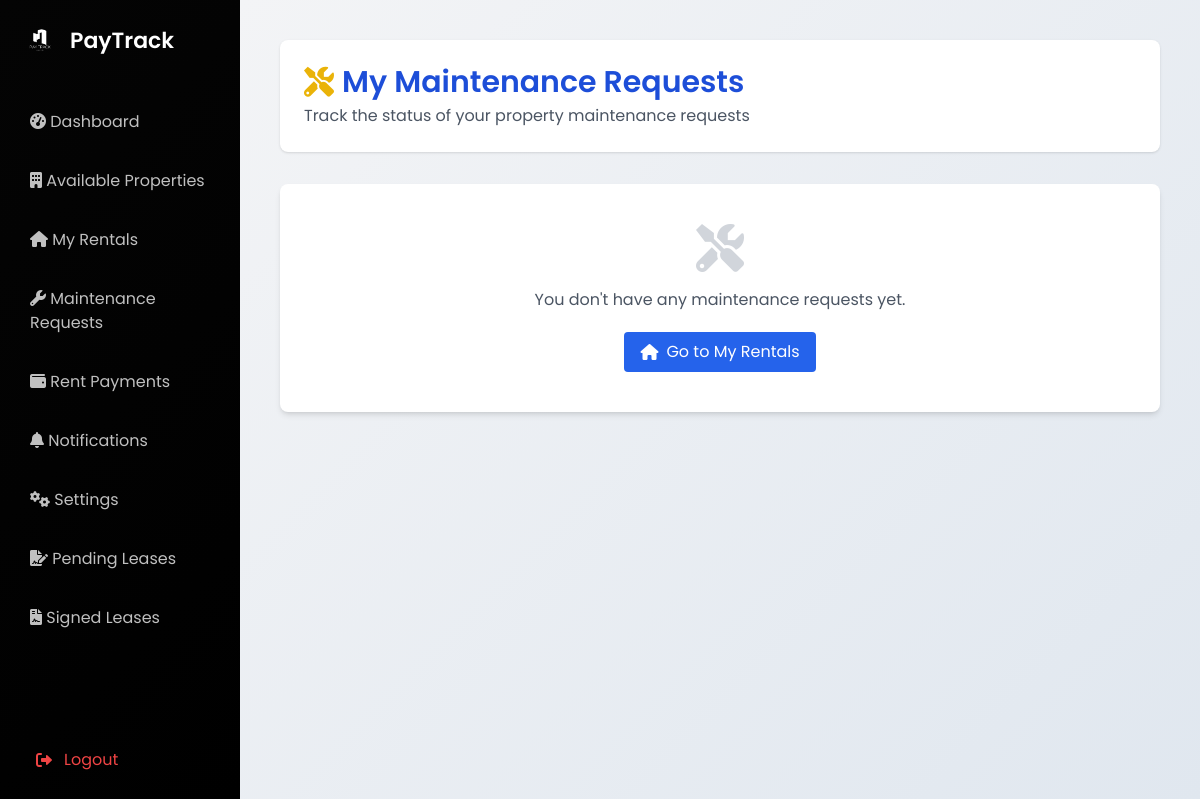
Before: /maintenance/requests/ (signed in) with the older database file.
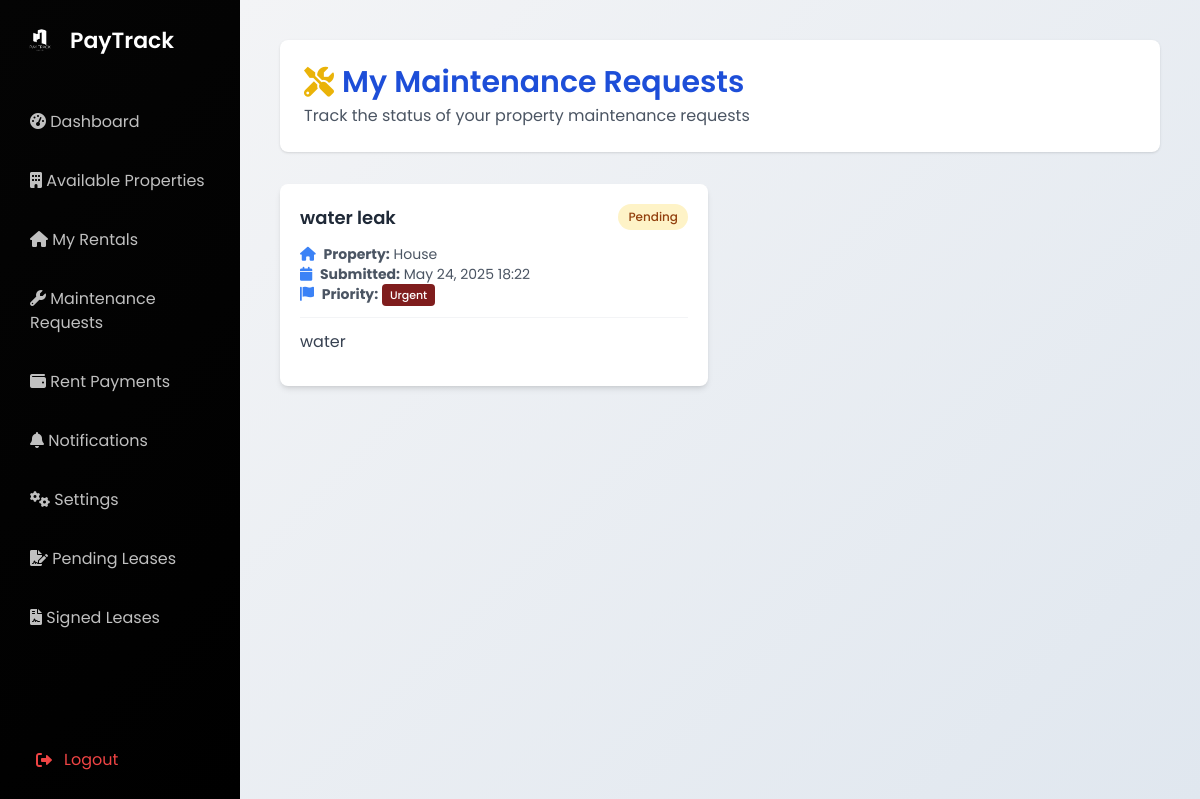
After: the same page with the newer database file.
### user/models.py (models this page shows, shortened)
class MaintenanceRequest(models.Model):
    STATUS_CHOICES = [
        ('pending', 'Pending'),
        ('in_progress', 'In Progress'),
        ('resolved', 'Resolved'),
        ('cancelled', 'Cancelled'),
    ]
    PRIORITY_CHOICES = [
        ('low', 'Low'),
        ('medium', 'Medium'),
        ('high', 'High'),
        ('urgent', 'Urgent'),
    ]
    rental = models.ForeignKey(Rental, on_delete=models.CASCADE, related_name='maintenance_requests')
    subject = models.CharField(max_length=255)
    description = models.TextField()
    priority = models.CharField(max_length=20, choices=PRIORITY_CHOICES, default='medium')
    status = models.CharField(max_length=20, choices=STATUS_CHOICES, default='pending')
    request_date = models.DateTimeField(auto_now_add=True)
    is_resolved = models.BooleanField(default=False)
    resolved_date = models.DateTimeField(blank=True, null=True)
    resolved_by = models.CharField(max_length=255, blank=True, null=True)
    admin_notes = models.TextField(blank=True, null=True)
    attachment = models.FileField(upload_to='maintenance_attachments/', blank=True, null=True)
    class Meta:
        ordering = ['-request_date']
        verbose_name = 'Maintenance Request'
        verbose_name_plural = 'Maintenance Requests'

class Rental(models.Model):
    tenant = models.ForeignKey(
        settings.AUTH_USER_MODEL,
        on_delete=models.CASCADE,
        limit_choices_to={'user_type': 'tenant'}
    )
    property = models.ForeignKey(Property, on_delete=models.CASCADE)
    rent_amount = models.DecimalField(max_digits=10, decimal_places=2)
    start_date = models.DateField()
    end_date = models.DateField(blank=True, null=True)
    is_active = models.BooleanField(default=True)

class Property(models.Model):
    PROPERTY_TYPES = [
        ('house', 'House'),
        ('apartment', 'Apartment'),
        ('villa', 'Villa'),
        ('land', 'Land'),
    ]
    homeowner = models.ForeignKey(
        settings.AUTH_USER_MODEL,
        on_delete=models.CASCADE,
        related_name='properties',
        null=True,
        blank=True
    )
    title = models.CharField(max_length=200, default="Unnamed Property")
    location = models.CharField(max_length=200, default="Unknown Location")
    property_type = models.CharField(max_length=20, choices=PROPERTY_TYPES, default='house')
    price = models.DecimalField(max_digits=10, decimal_places=2, default=0.00)
    bedrooms = models.IntegerField(null=True, blank=True, default=1)
    bathrooms = models.IntegerField(null=True, blank=True, default=1)
    description = models.TextField(default="No description available.")
    image = models.ImageField(upload_to='properties/', default='default_property.jpg')
    featured = models.BooleanField(default=False)
    is_available = models.BooleanField(default=True)  # New: To show if property is rented

### user/views.py (the view)
# urls.py: path('maintenance/requests/', views.view_maintenance_requests, name='view_maintenance_requests'),
@login_required
def view_maintenance_requests(request):
   requests = MaintenanceRequest.objects.filter(
       rental__tenant=request.user
   ).select_related('rental').order_by('-request_date')
   return render(request, 'user/maintenance_list.html', {
       'requests': requests
   })

### user/templates/user/maintenance_list.html (shortened to what the changed rows need)
{% load static %}
<!DOCTYPE html>
<html>
<head>
  <script src="https://cdn.tailwindcss.com"></script>
  <link rel="stylesheet" href="{% static 'css/dashboard.css' %}">
  <link rel="stylesheet" href="https://cdnjs.cloudflare.com/ajax/libs/font-awesome/6.0.0-beta3/css/all.min.css">
</head>
<body class="bg-gray-100 font-poppins">
  <div class="min-h-screen flex">
    <main class="main-content">
      <div class="bg-white shadow rounded-lg p-6 mb-8">
        <h1 class="text-3xl font-semibold mb-1 text-blue-700 flex items-center gap-2">
          <i class="fas fa-tools text-yellow-500"></i> My Maintenance Requests
        </h1>
      </div>
      {% if requests %}
        <div class="grid grid-cols-1 md:grid-cols-2 gap-6">
          {% for request in requests %}
            <div class="bg-white rounded-lg shadow-md overflow-hidden">
              <div class="p-5">
                <div class="flex justify-between items-start mb-3">
                  <h3 class="text-lg font-semibold text-gray-800">{{ request.subject }}</h3>
                  <div>
                    {% if request.status == 'pending' %}
                      <span class="status-badge status-pending">Pending</span>
                    {% elif request.status == 'in_progress' %}
                      <span class="status-badge status-in-progress">In Progress</span>
                    {% elif request.status == 'resolved' %}
                      <span class="status-badge status-resolved">Resolved</span>
                    {% elif request.status == 'cancelled' %}
                      <span class="status-badge status-cancelled">Cancelled</span>
                    {% endif %}
                  </div>
                </div>
                <div class="text-sm text-gray-600 mb-3">
                  <p><i class="fas fa-home text-blue-500 mr-1"></i> <strong>Property:</strong> {{ request.rental.property.title }}</p>
                  <p><i class="fas fa-calendar text-blue-500 mr-1"></i> <strong>Submitted:</strong> {{ request.request_date|date:"F d, Y H:i" }}</p>
                  <p>
                    <i class="fas fa-flag text-blue-500 mr-1"></i> <strong>Priority:</strong>
                    {% if request.priority == 'low' %}
                      <span class="priority-badge priority-low">Low</span>
                    {% elif request.priority == 'medium' %}
                      <span class="priority-badge priority-medium">Medium</span>
                    {% elif request.priority == 'high' %}
                      <span class="priority-badge priority-high">High</span>
                    {% elif request.priority == 'urgent' %}
                      <span class="priority-badge priority-urgent">Urgent</span>
                    {% endif %}
                  </p>
                </div>
                <div class="border-t border-gray-100 pt-3">
                  <p class="text-gray-700 mb-3">{{ request.description }}</p>
                </div>
              </div>
            </div>
          {% endfor %}
        </div>
      {% else %}
        <div class="bg-white rounded-lg shadow-md p-10 text-center">
          <i class="fas fa-tools text-gray-300 text-5xl mb-4"></i>
          <p class="text-gray-600 mb-5">You don't have any maintenance requests yet.</p>
          <a href="{% url 'my_rentals' %}" class="inline-flex items-center px-4 py-2 bg-blue-600 text-white rounded hover:bg-blue-700">
            <i class="fas fa-home mr-2"></i> Go to My Rentals
          </a>
        </div>
      {% endif %}
    </main>
  </div>
</body>
</html>

Changed rows visible on the page:
added MaintenanceRequest: subject "water leak", status "Pending", rental.property "House", request_date "May 24, 2025 18:22", priority "Urgent", description "water"
Other visible differences:
text no longer shown: "You don't have any maintenance requests yet. Go to My Rentals"
